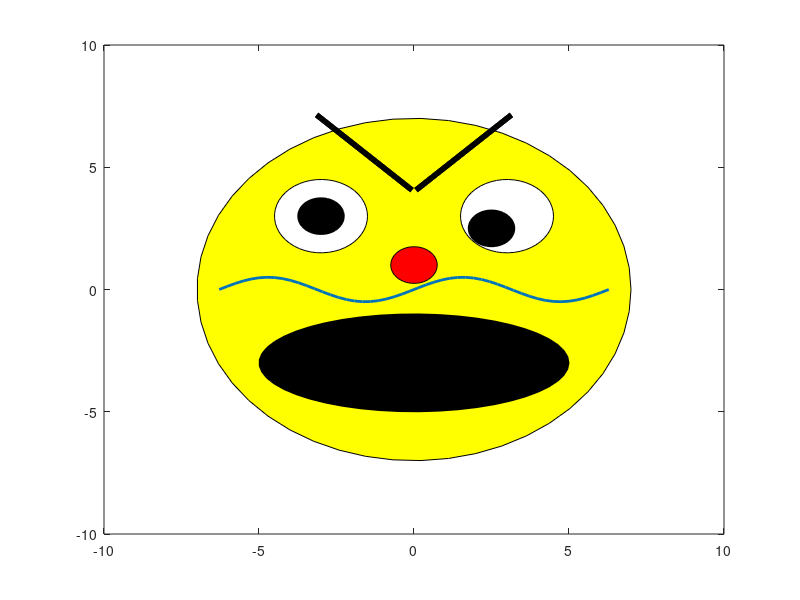

MATLAB code for this plot:
% -----------------------------------------------------------------------
% Program Number: ICA 18
% Program Purpose: Print emojis 

% Created By:  Krystian Confeiteiro & Dominic 
% Created On: 11/05/20
% Last Modified On: ~

% Credit To: 
% By submitting this program with my name, I affirm that the creation and 
% modifications of this program is primarily my own work.
%
% Comments:
% -----------------------------------------------------------------------

clc
clear 
close all

%draw head 
theta = linspace(0,2*pi,50);
x = 0+7*cos(theta);
y = 7*sin(theta);
fill(x,y,'y');
hold on
    
%draw eyes 
eye1x = -3+1.5*cos(theta);
eye1y = 3+1.5*sin(theta);
fill(eye1x, eye1y,'w');

eye2x = 3+1.5*cos(theta);
eye2y = 3+1.5*sin(theta);
fill(eye2x,eye2y,'w');

hold on

%pupils
pupil1x = -3+0.75*cos(theta);
pupil1y = 3+0.75*sin(theta);
pupil2x = 2.5+0.75*cos(theta);
pupil2y = 2.5+0.75*sin(theta);
fill(pupil1x, pupil1y,'k');
fill(pupil2x, pupil2y,'k');
hold on

%draw mustache
mustache1 = linspace(-2*pi,2*pi,50);
d = 1/2*sin(mustache1);
plot(mustache1,d,'lineWidth',2);
hold on

%draw red nose
rNoseX = 0+0.75*cos(theta);
rNoseY = 1+0.75*sin(theta);
fill(rNoseX,rNoseY,'r');
hold on

%draw mouth
mouthx = 0+5*cos(theta);
mouthy = -3+2*sin(theta);
fill(mouthx, mouthy, 'k');
hold on

%angry eyebrows
eyebrow1 = linspace(-pi,pi,50);
eyebX = abs(eyebrow1)+0;
eyebY = abs(eyebrow1)+4;
plot(eyebX,eyebY,'lineWidth',4,'color', 'k');
hold on

eyebrow2 = linspace(-pi,pi,50);
eyeb2X = -abs(eyebrow1)+0;
eyeb2Y = abs(eyebrow1)+4;
plot(eyeb2X,eyeb2Y,'lineWidth',4,'color','k');
hold on



